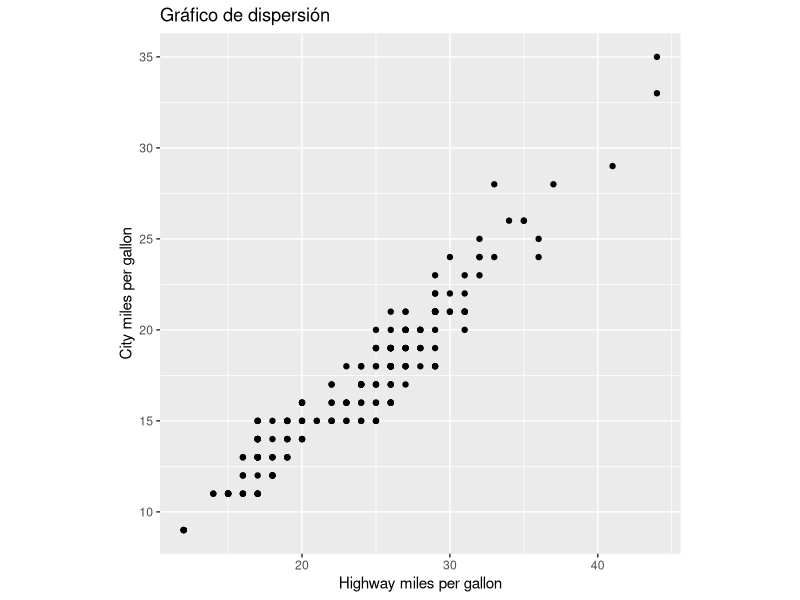

Here is the R script that generated this plot:
## ---- chunk 1
knitr::opts_chunk$set(echo = TRUE)
## ---- chunk 2

 library(ggplot2)

 ggplot(data=mpg)+ geom_point(mapping= aes(x=hwy , y= cty))+ theme(aspect.ratio=1)+ labs(x= "Highway miles per gallon" , y= "City miles per gallon" , title= "Gráfico de dispersión")
 
## ---- chunk 3

library(xtable)
tabla <- xtable(mpg[1:5,1:5])
tabla
